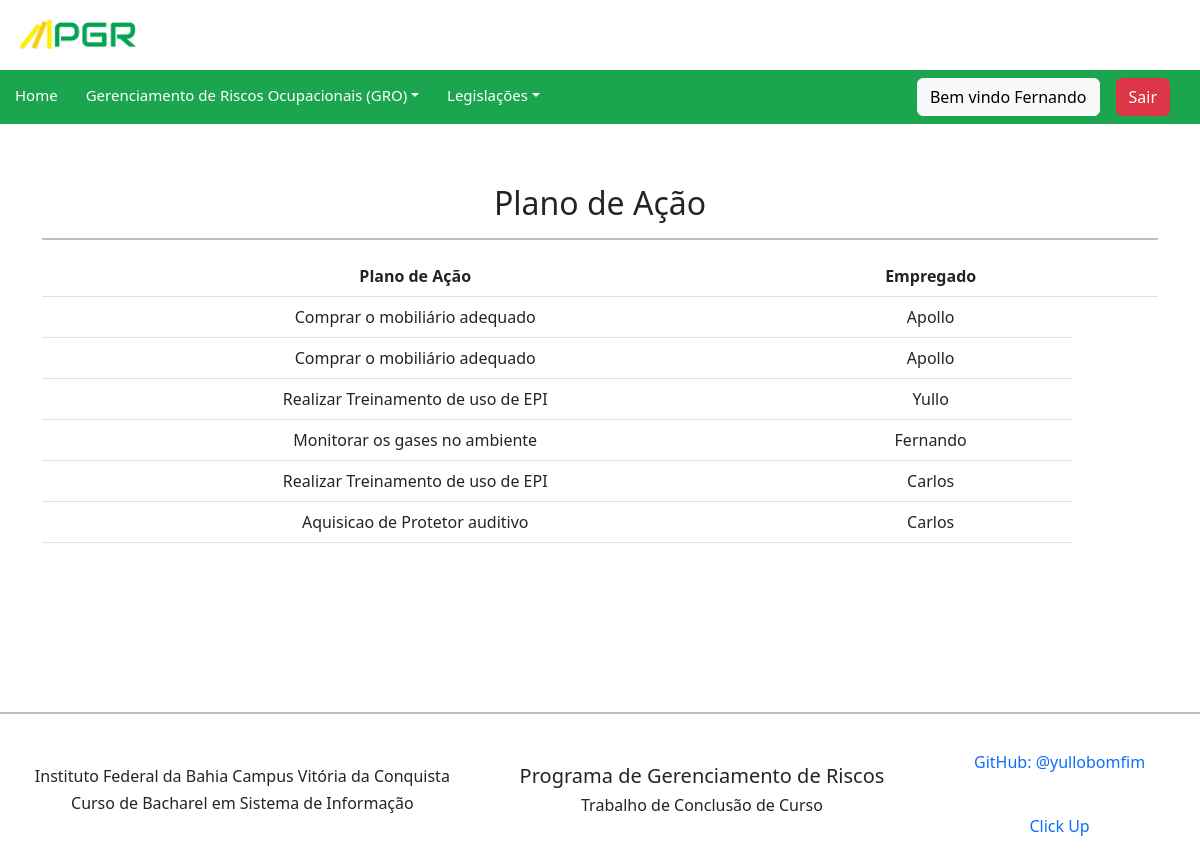
/empregadoplano/ (signed in), run on the app's committed database.
### pgr/models.py (models this page shows, shortened)
class Empregadoplano(models.Model):
    empregado = models.ForeignKey(Empregado, verbose_name=("empregado"), on_delete=models.CASCADE)
    plano_acao = models.ForeignKey(Planoacao, verbose_name=("plano_acao"), on_delete=models.CASCADE)
    class Meta:
        verbose_name = "empregadoplano"
        verbose_name_plural = "empregadosplanos"
        ordering = ['empregado']

class Planoacao(models.Model):
    inventario = models.ForeignKey(Inventario, verbose_name=("inventario"), on_delete=models.CASCADE)
    oque = models.CharField(max_length=1000)
    porque = models.CharField(max_length=1000)
    quando = models.CharField(max_length=1000)
    quem = models.CharField(max_length=1000)
    onde = models.CharField(max_length=1000)
    como = models.CharField(max_length=1000)
    quanto = models.DecimalField(max_digits=7, decimal_places=2)
    def __str__(self):
        return str(self.oque)
    class Meta:
        verbose_name = "plano_acao"
        verbose_name_plural = "planos_acao"
        ordering = ['oque']

class Empregado(models.Model):
    user = models.ForeignKey(User, on_delete=models.CASCADE)
    empresa = models.ForeignKey(Empresa, verbose_name=("empresa"), on_delete=models.CASCADE)
    funcao = models.ForeignKey(Funcao, verbose_name=("funcao"), on_delete=models.CASCADE)
    def __str__(self):
        return f"{self.user}"
    class Meta:
        verbose_name = "empregado"
        verbose_name_plural = "empregados"
        ordering = ['user']

### pgr/views.py (the view)
# urls.py: path('empregadoplano/', EmpregadoplanoListView.as_view(), name='empregadoplano_list'),
class EmpregadoplanoListView(LoginRequiredMixin, ListView):
    login_url = reverse_lazy('login')
    model = Empregadoplano
    template_name = 'empregadoplano_list.html'
    context_object_name = 'empregadosplanos'

### pgr/templates/empregadoplano_list.html (shortened to what this page needs)
{% extends 'base.html' %}
{% load bootstrap %}
{% block content %}
<div class="container">
  <div class="side-logo">
      <div class="table-responsive">
          <h2> Plano de Ação</h2>
          <hr>
          <table class="table">
            <thead>
              <tr>
                <th>Plano de Ação</th>
                <th>Empregado</th>
                <th></th>
                <th></th>
              </tr>
            </thead>
            <tbody>
              {% for empregadoplano in empregadosplanos %}
                <tr>
                  <td>{{ empregadoplano.plano_acao }}</td>
                  <td>{{ empregadoplano.empregado }}</td>
                  {% empty %}
                  <td>Nenhum Plano de Ação cadastrado.</td>
              {% endfor %}
            </tbody>
        </table>
    </div>
</div>
</div>
{% endblock %}

### pgr/templates/includes/navbar.html (shortened to what this page needs)
<nav class="navbar navbar-expand-lg navbar-light" style="background-color: #1ca54f;">
    <ul class="navbar-nav nav-text me-auto mb-2 mb-lg-0">
        <li class="nav-item">
            <a class="nav-link" href="{% url 'home'%}" >Home</a>
        </li>
        {% if user.is_authenticated %}
        <li class="nav-item dropdown dmenu">
            <a class="nav-link dropdown-toggle" href="#" id="navbardrop" data-toggle="dropdown">Gerenciamento de Riscos Ocupacionais (GRO)</a>
        </li>
        {% endif %}
        <li class="nav-item">
            <li class="nav-item dropdown dmenu">
            <a class="nav-link dropdown-toggle" href="#" id="navbardrop" data-toggle="dropdown">Legislações</a>
        </li>
    </ul>
        <div class="d-flex gap-3 align-items-center" style="margin-right: 30px">
            {% if user.is_authenticated %}
                <span class="btn btn-light">Bem vindo {{request.user|title}}</span>
                <a class="btn btn-danger" href="{% url 'logout' %}">Sair</a>
            {% endif %}
        </div>
</nav>

### pgr/static/css/pgr.css (style rules this page uses)
.side-logo { text-align: center; margin-top: 60px; }
.navbar-light .navbar-nav .nav-link { display: block; color: #fff; padding-left: 15px; padding-top: 5px; font-size: 15px; margin-right: 5px; text-decoration: none; transition: color 0.3s ease-in-out, background-color 0.3s ease-in-out; }
.container { min-height: inherit; margin: auto; justify-content: center; align-items: center; }
hr { height: 2px; width: 100%; border: 1px solid black; }

### data on the page
Empregadoplano: plano_acao "Comprar o mobiliário adequado", empregado "Apollo"
Empregadoplano: plano_acao "Comprar o mobiliário adequado", empregado "Apollo"
Empregadoplano: plano_acao "Realizar Treinamento de uso de EPI", empregado "Yullo"
Empregadoplano: plano_acao "Monitorar os gases no ambiente", empregado "Fernando"
Empregadoplano: plano_acao "Realizar Treinamento de uso de EPI", empregado "Carlos"
Empregadoplano: plano_acao "Aquisicao de Protetor auditivo", empregado "Carlos"

### other printed values
{{ request.user|title }} "Fernando"
